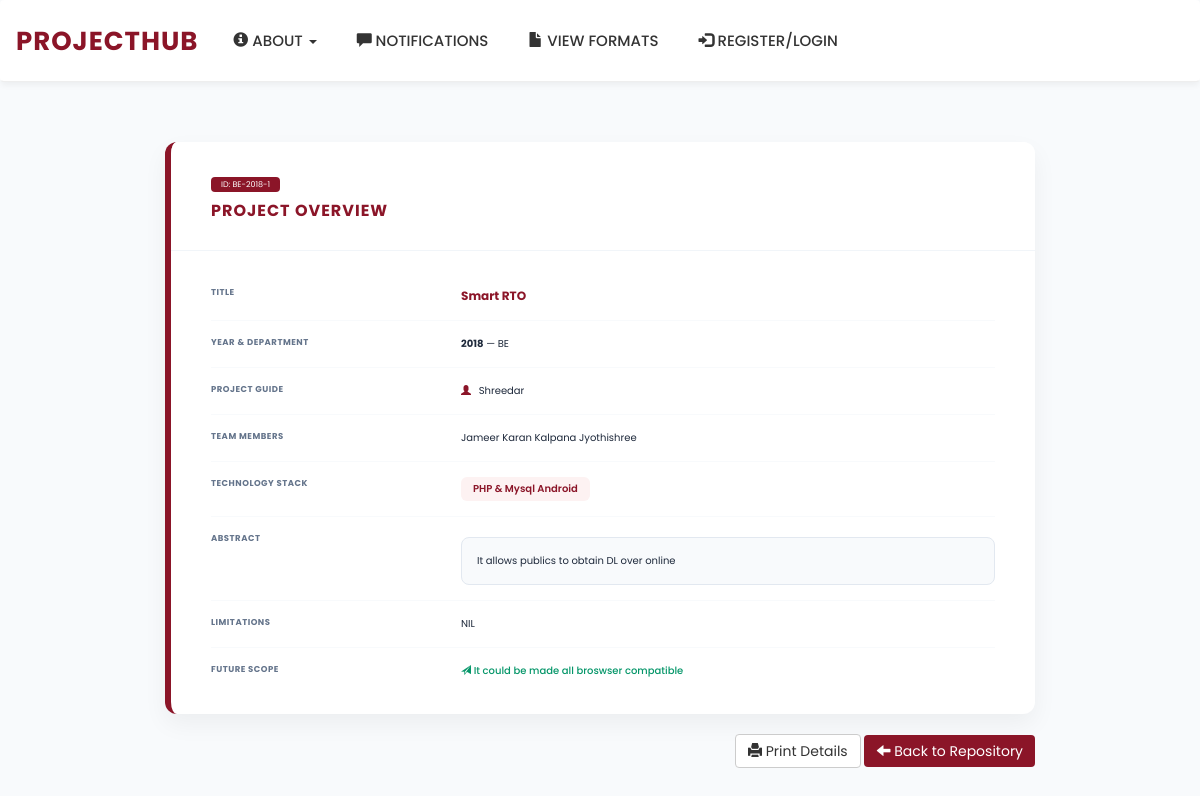
Page /projectdet.php?pid=BE-2018-1 on the committed database.
### tables this page shows
CREATE TABLE `projects` (
  `pid` varchar(20) NOT NULL,
  `title` varchar(100) NOT NULL,
  `year` int(11) NOT NULL,
  `deptid` varchar(10) DEFAULT NULL,
  `guide` varchar(20) DEFAULT NULL,
  `pmates` varchar(100) NOT NULL,
  `tech` varchar(100) NOT NULL,
  `descr` text NOT NULL,
  `limits` varchar(200) NOT NULL,
  `future` text NOT NULL,
  `docname` varchar(100) NOT NULL
);

CREATE TABLE `dept` (
  `deptid` varchar(10) NOT NULL,
  `deptname` varchar(100) NOT NULL
);

CREATE TABLE `guides` (
  `sino` int(11) NOT NULL,
  `name` varchar(100) NOT NULL,
  `quali` varchar(50) NOT NULL,
  `contno` varchar(20) NOT NULL,
  `deptid` varchar(10) DEFAULT NULL,
  `uname` varchar(20) NOT NULL,
  `pwd` varchar(20) NOT NULL,
  `sque` varchar(100) NOT NULL,
  `ans` varchar(50) NOT NULL,
  `imgname` varchar(100) NOT NULL
);

### db.php (called while the page is built, shortened)
<?php
$conn = mysqli_connect('localhost', 'root', '', 'pts');
function execute($sql) {
    global $conn;
    $res = $conn->query($sql);
    return $res;
}
?>

### projectdet.php (the view, shortened to what this page needs)
<?php
    include_once('navbar.php');
    include_once('db.php');
    $pid = $_REQUEST['pid'];
    $sql = "SELECT pid, title, year, deptname, name, pmates, tech, descr, limits, future, link
            FROM projects p, dept d, guides g
            WHERE (p.pid='$pid' AND p.deptid=d.deptid AND p.guide=g.uname)";
    $res = execute($sql);
    $row = $res->fetch_object();
?>
<head>
</head>
<body>
<div class="container project-details-container">
    <div class="info-card">
        <div class="card-header">
            <span class="pid-tag">ID: <?php echo $row->pid; ?></span>
            <h2>Project Overview</h2>
        </div>
        <div class="details-grid">
            <div class="data-row">
                <div class="label-col">Title</div>
                <div class="value-col" style="font-weight: 700; color: #8B1528; font-size: 1.2rem;">
                    <?php echo $row->title; ?>
                </div>
            </div>
            <div class="data-row">
                <div class="label-col">Year & Department</div>
                <div class="value-col">
                    <strong><?php echo $row->year; ?></strong> &mdash; <?php echo $row->deptname; ?>
                </div>
            </div>
            <div class="data-row">
                <div class="label-col">Project Guide</div>
                <div class="value-col">
                    <span class="glyphicon glyphicon-user" style="color: #8B1528; margin-right: 5px;"></span>
                    <?php echo $row->name; ?>
                </div>
            </div>
            <div class="data-row">
                <div class="label-col">Team Members</div>
                <div class="value-col"><?php echo $row->pmates; ?></div>
            </div>
            <div class="data-row">
                <div class="label-col">Technology Stack</div>
                <div class="value-col">
                    <span class="tech-badge"><?php echo $row->tech; ?></span>
                </div>
            </div>
            <div class="data-row">
                <div class="label-col">Abstract</div>
                <div class="value-col description-block">
                    <?php echo nl2br($row->descr); ?>
                </div>
            </div>
            <div class="data-row">
                <div class="label-col">Limitations</div>
                <div class="value-col"><?php echo $row->limits; ?></div>
            </div>
            <div class="data-row">
                <div class="label-col">Future Scope</div>
                <div class="value-col" style="color: #059669; font-weight: 500;">
                    <span class="glyphicon glyphicon-send"></span> <?php echo $row->future; ?>
                </div>
            </div>
        </div>
    </div>
    <div class="text-right" style="margin-top: 20px;">
        <button onclick="window.print()" class="btn btn-default">
            <span class="glyphicon glyphicon-print"></span> Print Details
        </button>
        <a href="javascript:history.back()" class="btn btn-primary" style="background-color: #8B1528; border: none;">
            <span class="glyphicon glyphicon-arrow-left"></span> Back to Repository
        </a>
    </div>
</div>
</body>
</html>

### css/unipix.css (style rules this page uses)
* { margin:0; padding:0; box-sizing:border-box; font-family: 'Poppins', sans-serif; }
body { background: #fdfdfd; color: #333; }

### navbar.php (style rules this page uses)
body { background-color: #f8f9fa; font-family: 'Poppins', sans-serif; }

### projectdet.php (style rules this page uses)
body { background-color: #f8fafc; font-family: 'Inter', sans-serif; color: #334155; }
.project-details-container { max-width: 900px; margin: 40px auto; }
.info-card { background: white; border-radius: 12px; box-shadow: 0 10px 25px rgba(0, 0, 0, 0.05); overflow: hidden; border-left: 6px solid #8B1528; }
.card-header { background: #ffffff; padding: 30px 40px; border-bottom: 1px solid #f1f5f9; }
.card-header h2 { font-family: 'Poppins', sans-serif; color: #8B1528; font-weight: 700; margin: 0; text-transform: uppercase; letter-spacing: 1px; font-size: 1.6rem; }
.details-grid { padding: 20px 40px; }
.data-row { display: flex; padding: 15px 0; border-bottom: 1px solid #f8fafc; }
.data-row:last-child { border-bottom: none; }
.label-col { flex: 0 0 250px; font-weight: 700; color: #64748b; text-transform: uppercase; font-size: 0.85rem; letter-spacing: 0.5px; }
.value-col { flex: 1; font-size: 1rem; line-height: 1.6; color: #1e293b; }
.tech-badge { background: #fdf2f2; color: #8B1528; padding: 4px 12px; border-radius: 6px; font-weight: 600; display: inline-block; }
.description-block { background: #f8fafc; padding: 15px; border-radius: 8px; margin-top: 5px; border: 1px solid #e2e8f0; }
.pid-tag { background: #8B1528; color: white; padding: 2px 10px; border-radius: 4px; font-size: 0.8rem; margin-bottom: 10px; display: inline-block; }

### rows in the picture
projects: pid "BE-2018-1", title "Smart RTO", year "2018", deptid.deptname "BE", guides.name "Shreedar", pmates "Jameer Karan Kalpana Jyothishree", tech "PHP & Mysql Android", descr "It allows publics to obtain DL over online", limits "NIL", future "It could be made all broswser compatible"
